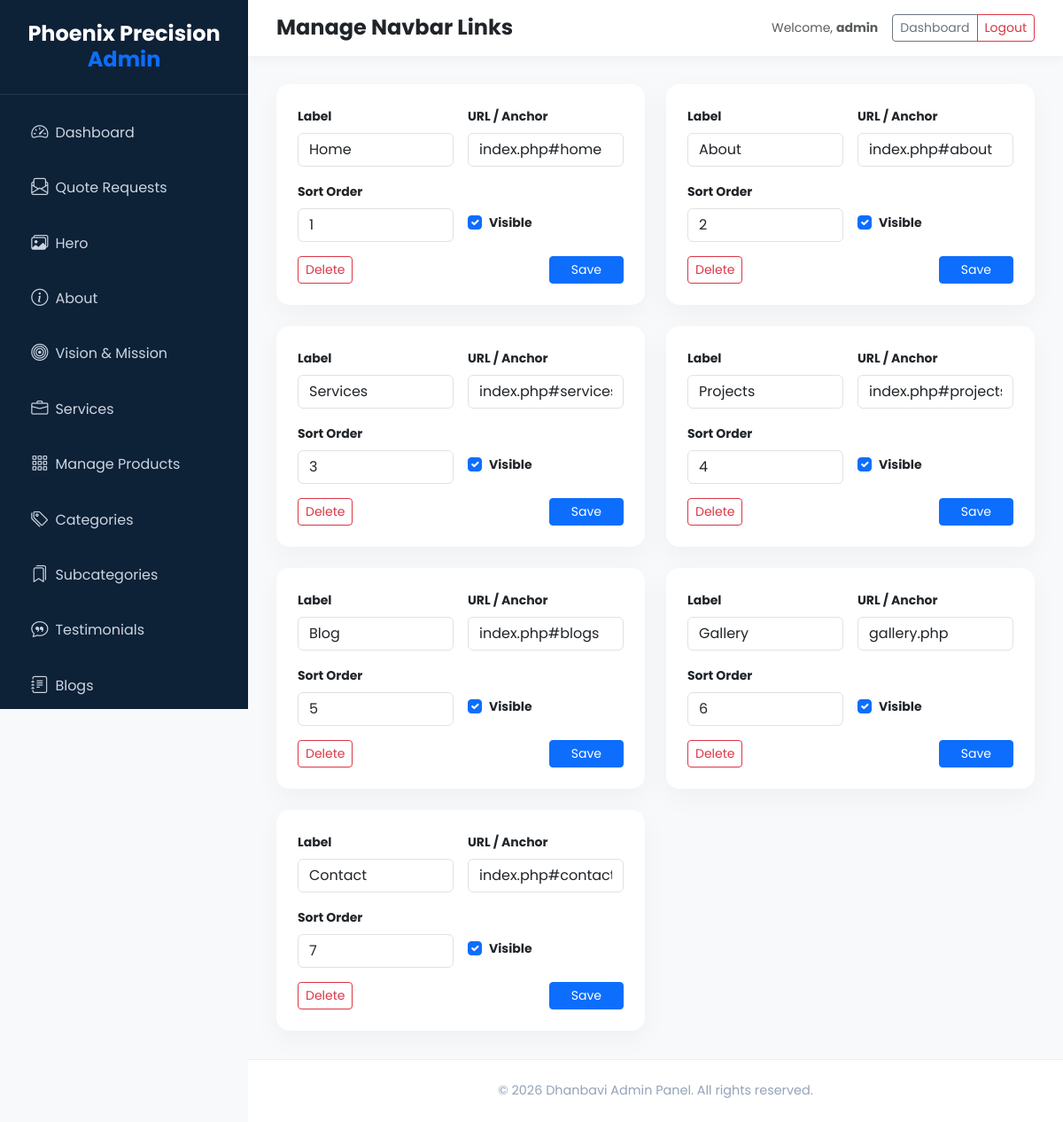
Page /admin/edit_navbar.php (signed in) on the committed database.
### tables this page shows
CREATE TABLE IF NOT EXISTS navbar_links (
    id INT AUTO_INCREMENT PRIMARY KEY,
    label VARCHAR(50) NOT NULL,
    url VARCHAR(255) NOT NULL,
    is_active BOOLEAN DEFAULT TRUE,
    sort_order INT DEFAULT 0
);

### admin/edit_navbar.php (the view, shortened to what this page needs)
<?php
require_once 'auth.php';
$stmt = $pdo->query("SELECT * FROM navbar_links ORDER BY sort_order ASC");
$links = $stmt->fetchAll();
?>
<!DOCTYPE html>
<html lang="en">
<head>
    <link href="https://cdn.jsdelivr.net/npm/bootstrap@5.3.0/dist/css/bootstrap.min.css" rel="stylesheet">
    <link rel="stylesheet" href="https://cdn.jsdelivr.net/npm/bootstrap-icons@1.11.1/font/bootstrap-icons.css">
    <link rel="stylesheet" href="css/admin-custom.css">
</head>
<body>
    <div class="admin-wrapper">
        <?php include 'includes/sidebar.php'; ?>
        <div class="main-content">
            <?php
            include 'includes/header.php';
            ?>
            <div class="content-body">
                <div class="row g-4">
                    <?php foreach ($links as $link): ?>
                    <div class="col-md-6">
                        <div class="card p-4 h-100">
                            <form method="POST">
                                <div class="row g-3">
                                    <div class="col-md-6">
                                        <label class="form-label small fw-bold">Label</label>
                                        <input type="text" name="label" class="form-control" value="<?php echo htmlspecialchars($link['label']); ?>">
                                    </div>
                                    <div class="col-md-6">
                                        <label class="form-label small fw-bold">URL / Anchor</label>
                                        <input type="text" name="url" class="form-control" value="<?php echo htmlspecialchars($link['url']); ?>">
                                    </div>
                                    <div class="col-md-6">
                                        <label class="form-label small fw-bold">Sort Order</label>
                                        <input type="number" name="sort_order" class="form-control" value="<?php echo $link['sort_order']; ?>">
                                    </div>
                                    <div class="col-md-6 d-flex align-items-end mb-2">
                                        <div class="form-check">
                                            <input class="form-check-input" type="checkbox" name="is_active" <?php echo $link['is_active'] ? 'checked' : ''; ?>>
                                            <label class="form-check-label small fw-bold">Visible</label>
                                        </div>
                                    </div>
                                </div>
                                <div class="d-flex justify-content-between mt-3">
                                    <a href="?delete=<?php echo $link['id']; ?>" class="btn btn-outline-danger btn-sm" onclick="return confirm('Are you sure?')">Delete</a>
                                    <button type="submit" name="save_link" class="btn btn-primary btn-sm px-4">Save</button>
                                </div>
                            </form>
                        </div>
                    </div>
                    <?php endforeach; ?>
                </div>
            </div>
            <?php include 'includes/footer.php'; ?>
        </div>
    </div>
</body>
</html>

### admin/css/admin-custom.css (style rules this page uses)
:root { --sidebar-bg: #0d2137; --sidebar-hover: #1a3a5a; --primary: #0d6efd; --bg-light: #f8f9fa; --sidebar-width: 280px; }
body { background: var(--bg-light); font-family: 'Poppins', sans-serif; margin: 0; padding: 0; }
.admin-wrapper { display: flex; min-height: 100vh; }
.main-content { flex: 1; margin-left: var(--sidebar-width); display: flex; flex-direction: column; min-height: 100vh; padding: 0; transition: all 0.3s ease; }
.content-body { padding: 2rem; flex: 1; }
.card { border: none; border-radius: 15px; box-shadow: 0 10px 30px rgba(0,0,0,0.04); }

### rows in the picture
navbar_links: label "Home", url "index.php#home", sort_order "1", is_active "☑"
navbar_links: label "About", url "index.php#about", sort_order "2", is_active "☑"
navbar_links: label "Services", url "index.php#services", sort_order "3", is_active "☑"
navbar_links: label "Projects", url "index.php#projects", sort_order "4", is_active "☑"
navbar_links: label "Blog", url "index.php#blogs", sort_order "5", is_active "☑"
navbar_links: label "Gallery", url "gallery.php", sort_order "6", is_active "☑"
navbar_links: label "Contact", url "index.php#contact", sort_order "7", is_active "☑"

### other values in the picture
$page_title "Manage Navbar Links"
$_SESSION['username'] "admin"
